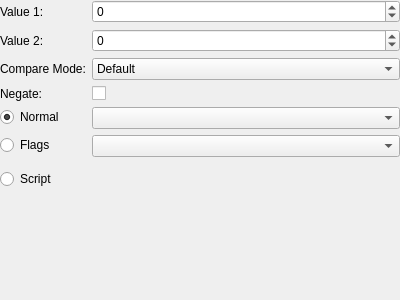
<?xml version="1.0" encoding="UTF-8"?>
<ui version="4.0">
 <class>EventCondition</class>
 <widget class="QWidget" name="EventCondition">
  <property name="geometry">
   <rect>
    <x>0</x>
    <y>0</y>
    <width>400</width>
    <height>300</height>
   </rect>
  </property>
  <layout class="QVBoxLayout" name="verticalLayout">
   <property name="leftMargin">
    <number>0</number>
   </property>
   <property name="topMargin">
    <number>0</number>
   </property>
   <property name="rightMargin">
    <number>0</number>
   </property>
   <property name="bottomMargin">
    <number>0</number>
   </property>
   <item>
    <layout class="QFormLayout" name="formLayout">
     <property name="fieldGrowthPolicy">
      <enum>QFormLayout::AllNonFixedFieldsGrow</enum>
     </property>
     <item row="0" column="0">
      <widget class="QLabel" name="lblValue1">
       <property name="text">
        <string>Value 1:</string>
       </property>
      </widget>
     </item>
     <item row="0" column="1">
      <widget class="QSpinBox" name="value1">
       <property name="minimum">
        <number>-2147483647</number>
       </property>
       <property name="maximum">
        <number>2147483647</number>
       </property>
      </widget>
     </item>
     <item row="1" column="0">
      <widget class="QLabel" name="lblValue2">
       <property name="text">
        <string>Value 2:</string>
       </property>
      </widget>
     </item>
     <item row="1" column="1">
      <widget class="QSpinBox" name="value2">
       <property name="minimum">
        <number>-2147483647</number>
       </property>
       <property name="maximum">
        <number>2147483647</number>
       </property>
      </widget>
     </item>
     <item row="4" column="0">
      <widget class="QRadioButton" name="radNormal">
       <property name="text">
        <string>Normal</string>
       </property>
       <property name="checked">
        <bool>true</bool>
       </property>
      </widget>
     </item>
     <item row="4" column="1">
      <widget class="QComboBox" name="typeNormal"/>
     </item>
     <item row="5" column="0">
      <widget class="QRadioButton" name="radFlags">
       <property name="text">
        <string>Flags</string>
       </property>
      </widget>
     </item>
     <item row="5" column="1">
      <layout class="QVBoxLayout" name="layoutFlags">
       <item>
        <widget class="QComboBox" name="typeFlags"/>
       </item>
       <item>
        <widget class="ActionMap" name="flagStates" native="true"/>
       </item>
      </layout>
     </item>
     <item row="6" column="0">
      <widget class="QRadioButton" name="radScript">
       <property name="text">
        <string>Script</string>
       </property>
      </widget>
     </item>
     <item row="6" column="1">
      <widget class="ServerScript" name="script" native="true"/>
     </item>
     <item row="2" column="0">
      <widget class="QLabel" name="lblCompareMode">
       <property name="text">
        <string>Compare Mode:</string>
       </property>
      </widget>
     </item>
     <item row="2" column="1">
      <widget class="QComboBox" name="compareMode">
       <item>
        <property name="text">
         <string>Default</string>
        </property>
       </item>
       <item>
        <property name="text">
         <string>=</string>
        </property>
       </item>
       <item>
        <property name="text">
         <string>Exists</string>
        </property>
       </item>
       <item>
        <property name="text">
         <string>&lt; (or NaN)</string>
        </property>
       </item>
       <item>
        <property name="text">
         <string>&lt;</string>
        </property>
       </item>
       <item>
        <property name="text">
         <string>&gt;=</string>
        </property>
       </item>
       <item>
        <property name="text">
         <string>Between</string>
        </property>
       </item>
      </widget>
     </item>
     <item row="3" column="0">
      <widget class="QLabel" name="lblNegate">
       <property name="text">
        <string>Negate:</string>
       </property>
      </widget>
     </item>
     <item row="3" column="1">
      <widget class="QCheckBox" name="negate">
       <property name="text">
        <string/>
       </property>
      </widget>
     </item>
    </layout>
   </item>
  </layout>
 </widget>
 <customwidgets>
  <customwidget>
   <class>ActionMap</class>
   <extends>QWidget</extends>
   <header>ActionMap.h</header>
   <container>1</container>
  </customwidget>
  <customwidget>
   <class>ServerScript</class>
   <extends>QWidget</extends>
   <header>ServerScript.h</header>
   <container>1</container>
  </customwidget>
 </customwidgets>
 <resources/>
 <connections/>
</ui>
